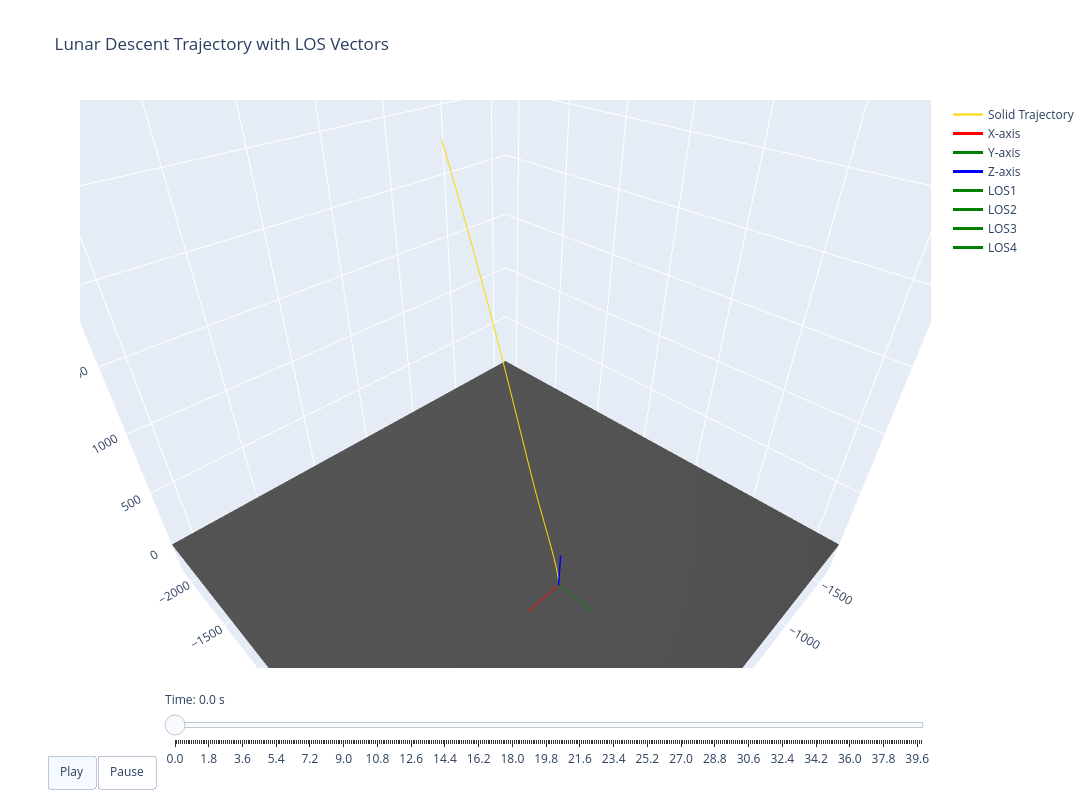

Notebook cell for this chart:
### Code cell
if 1:
    other_vecs = {
        "names": ["LOS1", "LOS2", "LOS3", "LOS4"],
        "vecs": get_los_vectors(),
        "colors": ['green', 'green', 'green', 'green'],
        "scale": 1e5
    }
    fig = visualize_trajectory(results.states - moon_offset, results.t, dt, title="Lunar Descent Trajectory with LOS Vectors", show_lander=False, other_vecs=other_vecs)
    fig.show()
